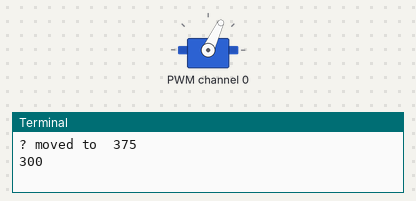
The program below on a simulated Raspberry Pi (BCM pin numbers). On the bench: servo, the last lines printed to the terminal. Servo angles are drawn from the pulse width (0.5 ms = 0°, 2.5 ms = 180°). At 3.1 s the program stops and its outputs stay as they are.

Above: at 0.06 s.
At 0.88 s:
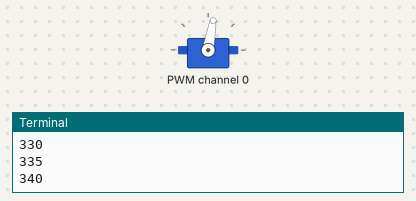
At 2.3 s:
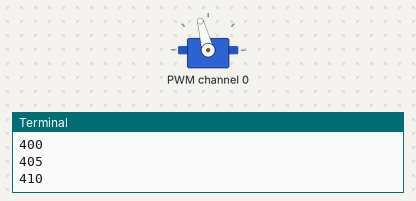
At 3.1 s:
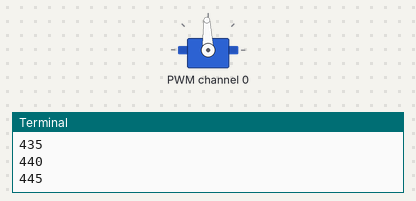
Timing chart, 0 to 4.6 s (numbered marks = the images above):
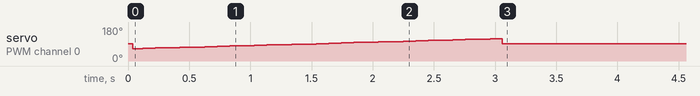

The program:

TestServos.py
```python
# http://github.com/timestocome
# Test servos SG90, TowerPro
# Hooked up using PCA9865


# java code but nice details and explainations
# http://www.lediouris.net/RaspberryPI/servo/readme.html

from time import sleep
import Adafruit_PCA9685


# init
pwm = Adafruit_PCA9685.PCA9685()
pwm.set_pwm_freq(60)

# which servo is being sent the signal
channel = 0                    # using first of 16 channels


# The SG90 has a min value of 150 and a max of 600
# 375 is straight, 300-450 is about 90', 45' on each side of the center


servo_min = 300
servo_max = 450
servo_center = (servo_min + servo_max) // 2


position = servo_center
pwm.set_pwm(channel, 0, position)
print("? moved to ", position)


for i in range(servo_min, servo_max, 5):
    print(i)
    pwm.set_pwm(channel, 0, i)
    sleep(0.1)


# cleanup
pwm.set_pwm(channel, 0, servo_center)
pwm = None
```
